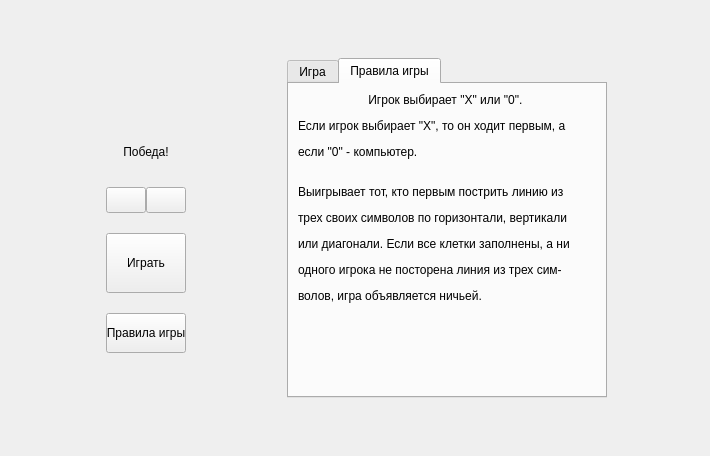
<?xml version="1.0" encoding="UTF-8"?>
<ui version="4.0">
 <class>Widget</class>
 <widget class="QWidget" name="Widget">
  <property name="geometry">
   <rect>
    <x>0</x>
    <y>0</y>
    <width>710</width>
    <height>456</height>
   </rect>
  </property>
  <property name="minimumSize">
   <size>
    <width>710</width>
    <height>456</height>
   </size>
  </property>
  <property name="maximumSize">
   <size>
    <width>800</width>
    <height>586</height>
   </size>
  </property>
  <property name="windowTitle">
   <string>Крестики-нолики</string>
  </property>
  <property name="windowIcon">
   <iconset resource="res.qrc">
    <normaloff>:/res/images/icon.png</normaloff>:/res/images/icon.png</iconset>
  </property>
  <property name="styleSheet">
   <string notr="true"/>
  </property>
  <layout class="QHBoxLayout" name="horizontalLayout">
   <item>
    <spacer name="horizontalSpacer_5">
     <property name="orientation">
      <enum>Qt::Horizontal</enum>
     </property>
     <property name="sizeType">
      <enum>QSizePolicy::Fixed</enum>
     </property>
     <property name="sizeHint" stdset="0">
      <size>
       <width>40</width>
       <height>20</height>
      </size>
     </property>
    </spacer>
   </item>
   <item>
    <layout class="QVBoxLayout" name="verticalLayout_5">
     <property name="spacing">
      <number>20</number>
     </property>
     <item>
      <spacer name="verticalSpacer_3">
       <property name="orientation">
        <enum>Qt::Vertical</enum>
       </property>
       <property name="sizeHint" stdset="0">
        <size>
         <width>20</width>
         <height>40</height>
        </size>
       </property>
      </spacer>
     </item>
     <item>
      <widget class="QLabel" name="label_2">
       <property name="styleSheet">
        <string notr="true">QLabel#label_2{
background:none;
}</string>
       </property>
       <property name="text">
        <string/>
       </property>
       <property name="pixmap">
        <pixmap resource="res.qrc">:/res/images/name.png</pixmap>
       </property>
       <property name="alignment">
        <set>Qt::AlignCenter</set>
       </property>
      </widget>
     </item>
     <item>
      <widget class="QLabel" name="messageLabel">
       <property name="sizePolicy">
        <sizepolicy hsizetype="Preferred" vsizetype="Fixed">
         <horstretch>0</horstretch>
         <verstretch>0</verstretch>
        </sizepolicy>
       </property>
       <property name="minimumSize">
        <size>
         <width>0</width>
         <height>30</height>
        </size>
       </property>
       <property name="text">
        <string>Победа!</string>
       </property>
       <property name="alignment">
        <set>Qt::AlignCenter</set>
       </property>
      </widget>
     </item>
     <item>
      <layout class="QHBoxLayout" name="horizontalLayout_3">
       <property name="spacing">
        <number>0</number>
       </property>
       <item>
        <widget class="QPushButton" name="leftButton">
         <property name="minimumSize">
          <size>
           <width>0</width>
           <height>26</height>
          </size>
         </property>
         <property name="text">
          <string/>
         </property>
        </widget>
       </item>
       <item>
        <widget class="QPushButton" name="rightButton">
         <property name="minimumSize">
          <size>
           <width>0</width>
           <height>26</height>
          </size>
         </property>
         <property name="text">
          <string/>
         </property>
        </widget>
       </item>
      </layout>
     </item>
     <item>
      <widget class="QPushButton" name="startButton">
       <property name="minimumSize">
        <size>
         <width>0</width>
         <height>60</height>
        </size>
       </property>
       <property name="sizeIncrement">
        <size>
         <width>0</width>
         <height>0</height>
        </size>
       </property>
       <property name="styleSheet">
        <string notr="true"/>
       </property>
       <property name="text">
        <string>Играть</string>
       </property>
      </widget>
     </item>
     <item>
      <widget class="QPushButton" name="aboutButton">
       <property name="minimumSize">
        <size>
         <width>0</width>
         <height>40</height>
        </size>
       </property>
       <property name="maximumSize">
        <size>
         <width>80</width>
         <height>16777215</height>
        </size>
       </property>
       <property name="styleSheet">
        <string notr="true"/>
       </property>
       <property name="text">
        <string>Правила игры</string>
       </property>
      </widget>
     </item>
     <item>
      <spacer name="verticalSpacer_14">
       <property name="orientation">
        <enum>Qt::Vertical</enum>
       </property>
       <property name="sizeHint" stdset="0">
        <size>
         <width>20</width>
         <height>40</height>
        </size>
       </property>
      </spacer>
     </item>
    </layout>
   </item>
   <item>
    <spacer name="horizontalSpacer_4">
     <property name="orientation">
      <enum>Qt::Horizontal</enum>
     </property>
     <property name="sizeType">
      <enum>QSizePolicy::Fixed</enum>
     </property>
     <property name="sizeHint" stdset="0">
      <size>
       <width>40</width>
       <height>20</height>
      </size>
     </property>
    </spacer>
   </item>
   <item>
    <widget class="QTabWidget" name="tabWidget">
     <property name="sizePolicy">
      <sizepolicy hsizetype="Fixed" vsizetype="Fixed">
       <horstretch>0</horstretch>
       <verstretch>0</verstretch>
      </sizepolicy>
     </property>
     <property name="minimumSize">
      <size>
       <width>320</width>
       <height>320</height>
      </size>
     </property>
     <property name="maximumSize">
      <size>
       <width>320</width>
       <height>340</height>
      </size>
     </property>
     <property name="styleSheet">
      <string notr="true"/>
     </property>
     <property name="currentIndex">
      <number>1</number>
     </property>
     <widget class="QWidget" name="tab">
      <attribute name="title">
       <string>Игра</string>
      </attribute>
      <layout class="QGridLayout" name="gridLayout_5">
       <property name="leftMargin">
        <number>5</number>
       </property>
       <property name="topMargin">
        <number>5</number>
       </property>
       <property name="rightMargin">
        <number>5</number>
       </property>
       <property name="bottomMargin">
        <number>5</number>
       </property>
       <property name="spacing">
        <number>5</number>
       </property>
       <item row="1" column="2">
        <widget class="QPushButton" name="pushButton_1_2">
         <property name="sizePolicy">
          <sizepolicy hsizetype="Fixed" vsizetype="Fixed">
           <horstretch>0</horstretch>
           <verstretch>0</verstretch>
          </sizepolicy>
         </property>
         <property name="minimumSize">
          <size>
           <width>100</width>
           <height>100</height>
          </size>
         </property>
         <property name="text">
          <string/>
         </property>
        </widget>
       </item>
       <item row="0" column="1">
        <widget class="QPushButton" name="pushButton_0_1">
         <property name="sizePolicy">
          <sizepolicy hsizetype="Fixed" vsizetype="Fixed">
           <horstretch>0</horstretch>
           <verstretch>0</verstretch>
          </sizepolicy>
         </property>
         <property name="minimumSize">
          <size>
           <width>100</width>
           <height>100</height>
          </size>
         </property>
         <property name="text">
          <string/>
         </property>
        </widget>
       </item>
       <item row="1" column="0">
        <widget class="QPushButton" name="pushButton_1_0">
         <property name="sizePolicy">
          <sizepolicy hsizetype="Fixed" vsizetype="Fixed">
           <horstretch>0</horstretch>
           <verstretch>0</verstretch>
          </sizepolicy>
         </property>
         <property name="minimumSize">
          <size>
           <width>100</width>
           <height>100</height>
          </size>
         </property>
         <property name="text">
          <string/>
         </property>
        </widget>
       </item>
       <item row="2" column="0">
        <widget class="QPushButton" name="pushButton_2_0">
         <property name="sizePolicy">
          <sizepolicy hsizetype="Fixed" vsizetype="Fixed">
           <horstretch>0</horstretch>
           <verstretch>0</verstretch>
          </sizepolicy>
         </property>
         <property name="minimumSize">
          <size>
           <width>100</width>
           <height>100</height>
          </size>
         </property>
         <property name="text">
          <string/>
         </property>
        </widget>
       </item>
       <item row="0" column="0">
        <widget class="QPushButton" name="pushButton_0_0">
         <property name="sizePolicy">
          <sizepolicy hsizetype="Fixed" vsizetype="Fixed">
           <horstretch>0</horstretch>
           <verstretch>0</verstretch>
          </sizepolicy>
         </property>
         <property name="minimumSize">
          <size>
           <width>100</width>
           <height>100</height>
          </size>
         </property>
         <property name="text">
          <string/>
         </property>
        </widget>
       </item>
       <item row="0" column="2">
        <widget class="QPushButton" name="pushButton_0_2">
         <property name="sizePolicy">
          <sizepolicy hsizetype="Fixed" vsizetype="Fixed">
           <horstretch>0</horstretch>
           <verstretch>0</verstretch>
          </sizepolicy>
         </property>
         <property name="minimumSize">
          <size>
           <width>100</width>
           <height>100</height>
          </size>
         </property>
         <property name="text">
          <string/>
         </property>
        </widget>
       </item>
       <item row="2" column="1">
        <widget class="QPushButton" name="pushButton_2_1">
         <property name="sizePolicy">
          <sizepolicy hsizetype="Fixed" vsizetype="Fixed">
           <horstretch>0</horstretch>
           <verstretch>0</verstretch>
          </sizepolicy>
         </property>
         <property name="minimumSize">
          <size>
           <width>100</width>
           <height>100</height>
          </size>
         </property>
         <property name="text">
          <string/>
         </property>
        </widget>
       </item>
       <item row="1" column="1">
        <widget class="QPushButton" name="pushButton_1_1">
         <property name="sizePolicy">
          <sizepolicy hsizetype="Fixed" vsizetype="Fixed">
           <horstretch>0</horstretch>
           <verstretch>0</verstretch>
          </sizepolicy>
         </property>
         <property name="minimumSize">
          <size>
           <width>100</width>
           <height>100</height>
          </size>
         </property>
         <property name="styleSheet">
          <string notr="true"/>
         </property>
         <property name="text">
          <string/>
         </property>
        </widget>
       </item>
       <item row="2" column="2">
        <widget class="QPushButton" name="pushButton_2_2">
         <property name="sizePolicy">
          <sizepolicy hsizetype="Fixed" vsizetype="Fixed">
           <horstretch>0</horstretch>
           <verstretch>0</verstretch>
          </sizepolicy>
         </property>
         <property name="minimumSize">
          <size>
           <width>100</width>
           <height>100</height>
          </size>
         </property>
         <property name="text">
          <string/>
         </property>
        </widget>
       </item>
      </layout>
     </widget>
     <widget class="QWidget" name="tab_2">
      <attribute name="title">
       <string>Правила игры</string>
      </attribute>
      <layout class="QVBoxLayout" name="verticalLayout">
       <item>
        <widget class="QLabel" name="aboutTextLabel">
         <property name="text">
          <string>&lt;html&gt;&lt;head/&gt;&lt;body&gt;&lt;p align=&quot;center&quot;&gt;Игрок выбирает &amp;quot;X&amp;quot; или &amp;quot;0&amp;quot;. &lt;/p&gt;&lt;p&gt;Если игрок выбирает &amp;quot;X&amp;quot;, то он ходит первым, а &lt;/p&gt;&lt;p&gt;если &amp;quot;0&amp;quot; - компьютер.&lt;/p&gt;&lt;p&gt;&lt;br/&gt;Выигрывает тот, кто первым пострить линию из&lt;/p&gt;&lt;p&gt;трех своих символов по горизонтали, вертикали&lt;/p&gt;&lt;p&gt;или диагонали. Если все клетки заполнены, а ни&lt;/p&gt;&lt;p&gt;одного игрока не посторена линия из трех сим-&lt;/p&gt;&lt;p&gt;волов, игра объявляется ничьей.&lt;/p&gt;&lt;p&gt;&lt;br/&gt;&lt;/p&gt;&lt;/body&gt;&lt;/html&gt;</string>
         </property>
         <property name="alignment">
          <set>Qt::AlignLeading|Qt::AlignLeft|Qt::AlignTop</set>
         </property>
        </widget>
       </item>
      </layout>
     </widget>
    </widget>
   </item>
   <item>
    <spacer name="horizontalSpacer_2">
     <property name="orientation">
      <enum>Qt::Horizontal</enum>
     </property>
     <property name="sizeType">
      <enum>QSizePolicy::Fixed</enum>
     </property>
     <property name="sizeHint" stdset="0">
      <size>
       <width>35</width>
       <height>20</height>
      </size>
     </property>
    </spacer>
   </item>
  </layout>
 </widget>
 <resources>
  <include location="res.qrc"/>
 </resources>
 <connections/>
</ui>
